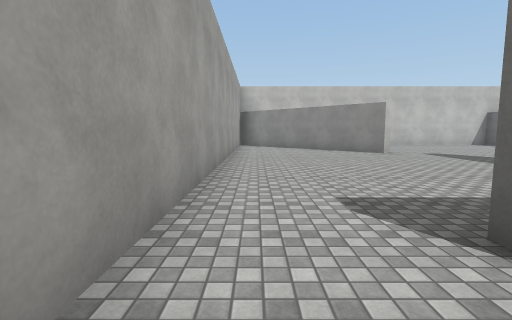
View 1 (above)

24 first-person views from a walk through a 3-D level made in the Unity game engine. The camera is 1.4 m above the floor, tilts 6° down and sees 85° across. The floor is counted in squares, 2 m on a side. Each view is taken from the middle of a square. On the plan, view 1 faces up. The plan holds only what a view shows up to about 9 squares ahead; the rest is blank. Surface patterns are stand-ins for the level's own textures.

View 2
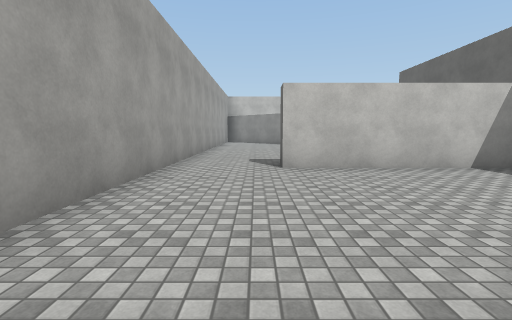

View 3
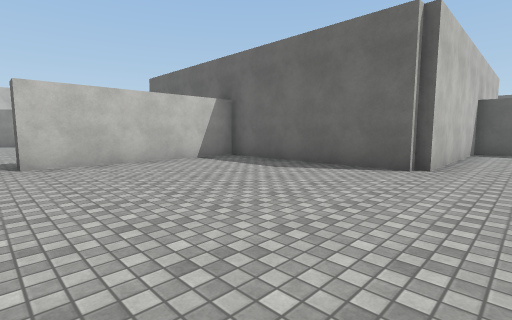

View 4
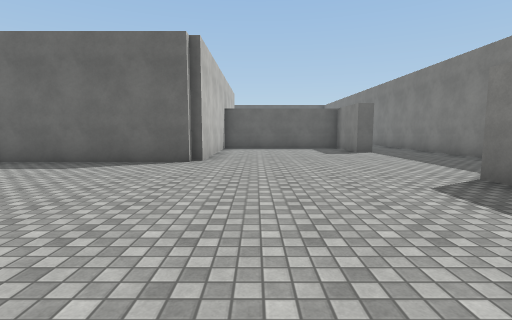

View 5
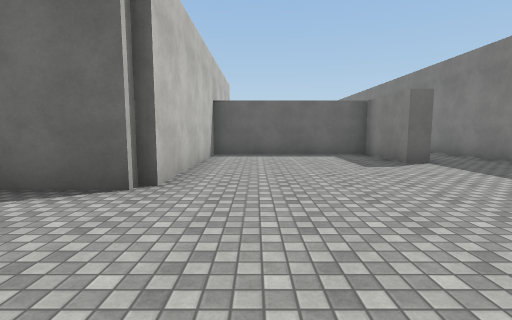

View 6
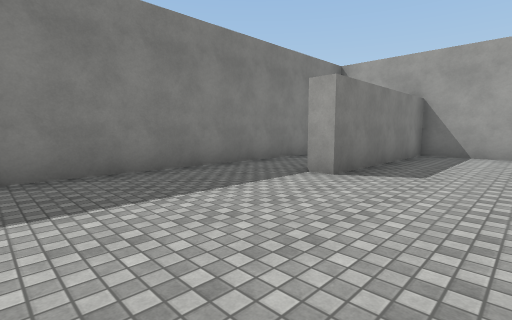

View 7
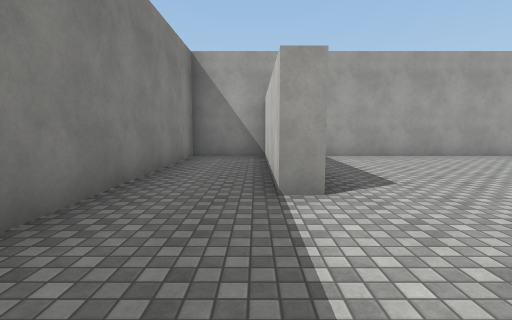

View 8
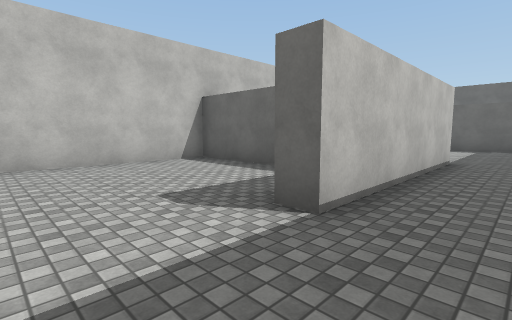

View 9
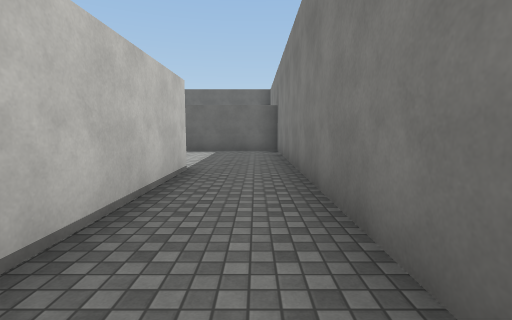

View 10
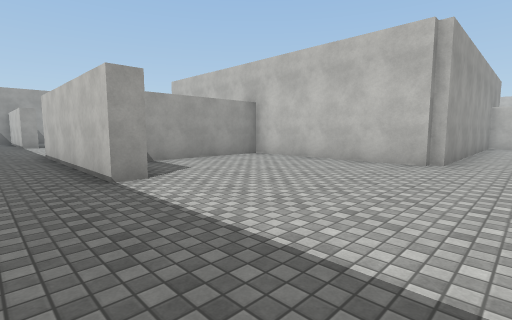

View 11
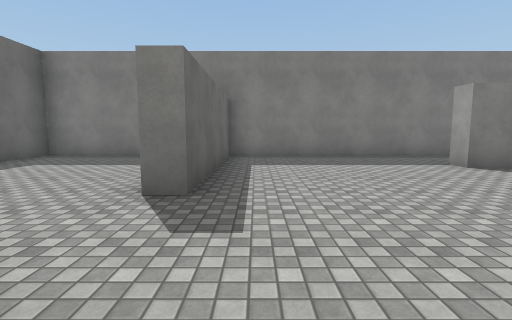

View 12
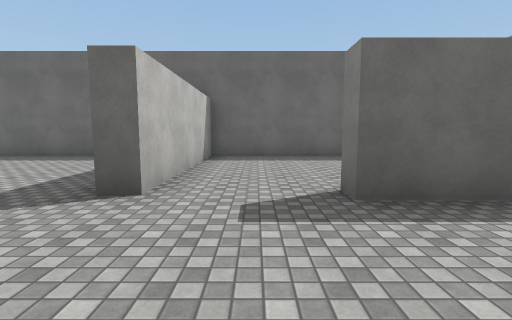

View 13
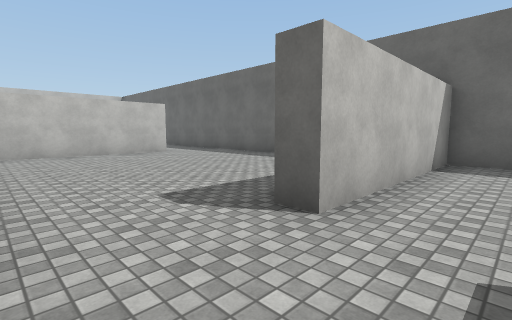

View 14
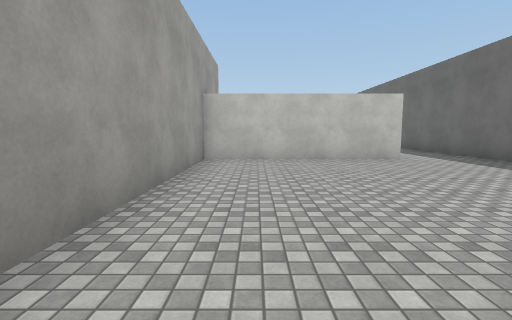

View 15
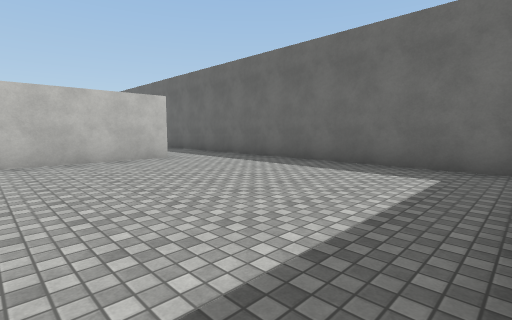

View 16
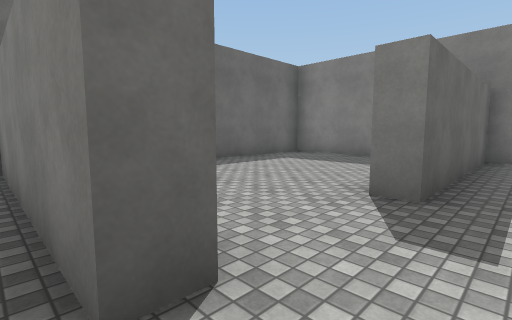

View 17
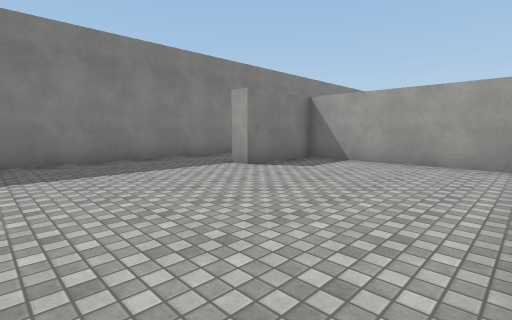

View 18
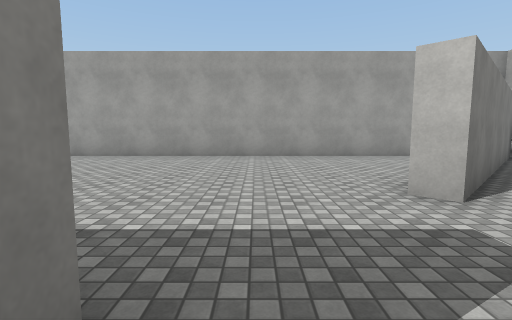

View 19
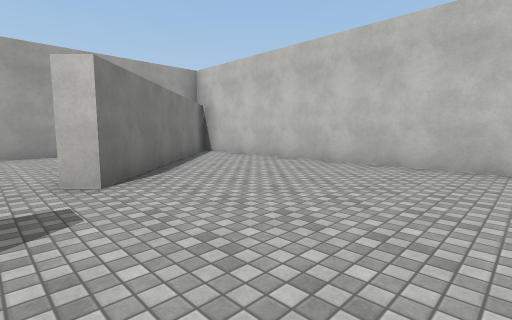

View 20
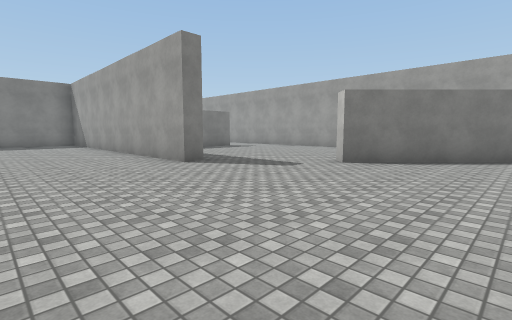

View 21
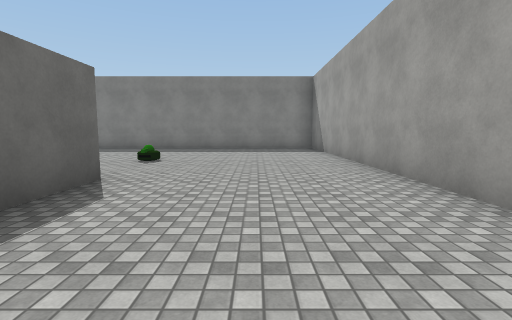

View 22
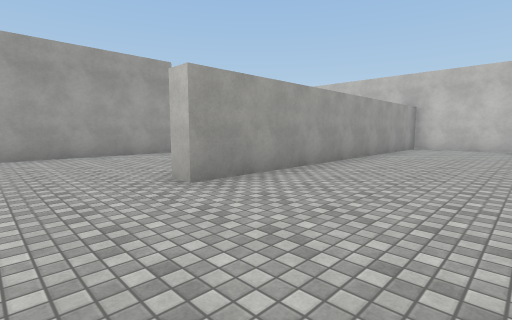

View 23
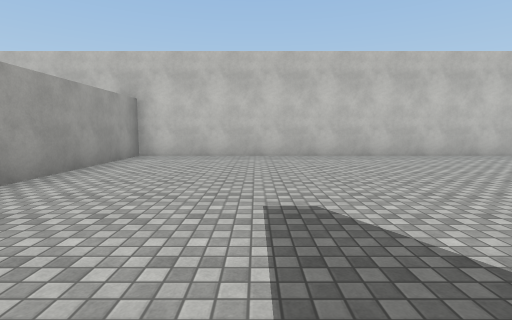

View 24
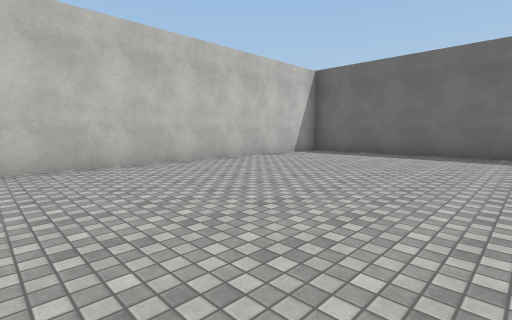

### Floor plan
Ten units are one square. View 1 is at (0, 0); x grows to the right and y downward. Boxes are objects, and circles mark ways between rooms. Rooms are numbered by the first view taken in them; rooms with no view inside come last. Other rooms are left out.
<svg viewBox="-12 -143 255 255">
<path fill="none" stroke="#000" d="M-7 -15 -7 82 40 82 40 88 -7 88 -7 107 135 107M140 88 90 88 90 82 112 82 112 38 63 38 63 -12 15 -12M166 38 118 38 118 82 140 82 140 88M211 107 238 107 238 38 190 38M135 107 187 107 187 60 192 60M190 38 190 33 238 33 238 -34M216 -37 168 -37 168 35M61 -65 67 -65 67 11M79 -137 9 -137M238 -82 238 -121M221 -137 118 -137 118 -40 112 -40 112 -56M238 -34 238 -61M-4 -138 43 -90M43 -90 40 -87 35 -91M15 -12 15 -18M-7 -114 -7 -15"/>
<circle cx="130" cy="95" r="3" fill="#2a7"/>
<circle cx="5" cy="-20" r="3" fill="#2a7"/>
<circle cx="175" cy="30" r="3" fill="#2a7"/>
<circle cx="225" cy="-40" r="3" fill="#2a7"/>
<circle cx="55" cy="-75" r="3" fill="#2a7"/>
<text x="50" y="50">1</text>
<text x="180" y="70">2</text>
<text x="200" y="0">3</text>
<text x="130" y="-70">4</text>
<text x="20" y="-60">5</text>
</svg>
Room 1 opens to room 2. Room 1 opens to room 5. Room 2 opens to room 3. Room 3 opens to room 4. Room 4 opens to room 5.

Where each view was taken, in squares from view 1:
view 1: 0 up, 0 right, facing up
view 2: 4 down, 1 right, facing up
view 3: 5 down, 1 right, facing up-right
view 4: 5 down, 0 right, facing right
view 5: 5 down, 3 right, facing right
view 6: 6 down, 8 right, facing down-left
view 7: 9 down, 7 right, facing left
view 8: 10 down, 7 right, facing up-right
view 9: 10 down, 9 right, facing right
view 10: 10 down, 18 right, facing up-left
view 11: 3 down, 18 right, facing down
view 12: 5 down, 16 right, facing right
view 13: 5 down, 17 right, facing up-right
view 14: 3 down, 18 right, facing up
view 15: 3 down, 18 right, facing up-right
view 16: 3 down, 18 right, facing down-right
view 17: 4 down, 18 right, facing down-left
view 18: 7 up, 7 right, facing left
view 19: 8 up, 8 right, facing up-left
view 20: 12 up, 10 right, facing down-left
view 21: 8 up, 9 right, facing down
view 22: 2 up, 15 right, facing up-left
view 23: 6 up, 15 right, facing up
view 24: 8 up, 15 right, facing up-right
